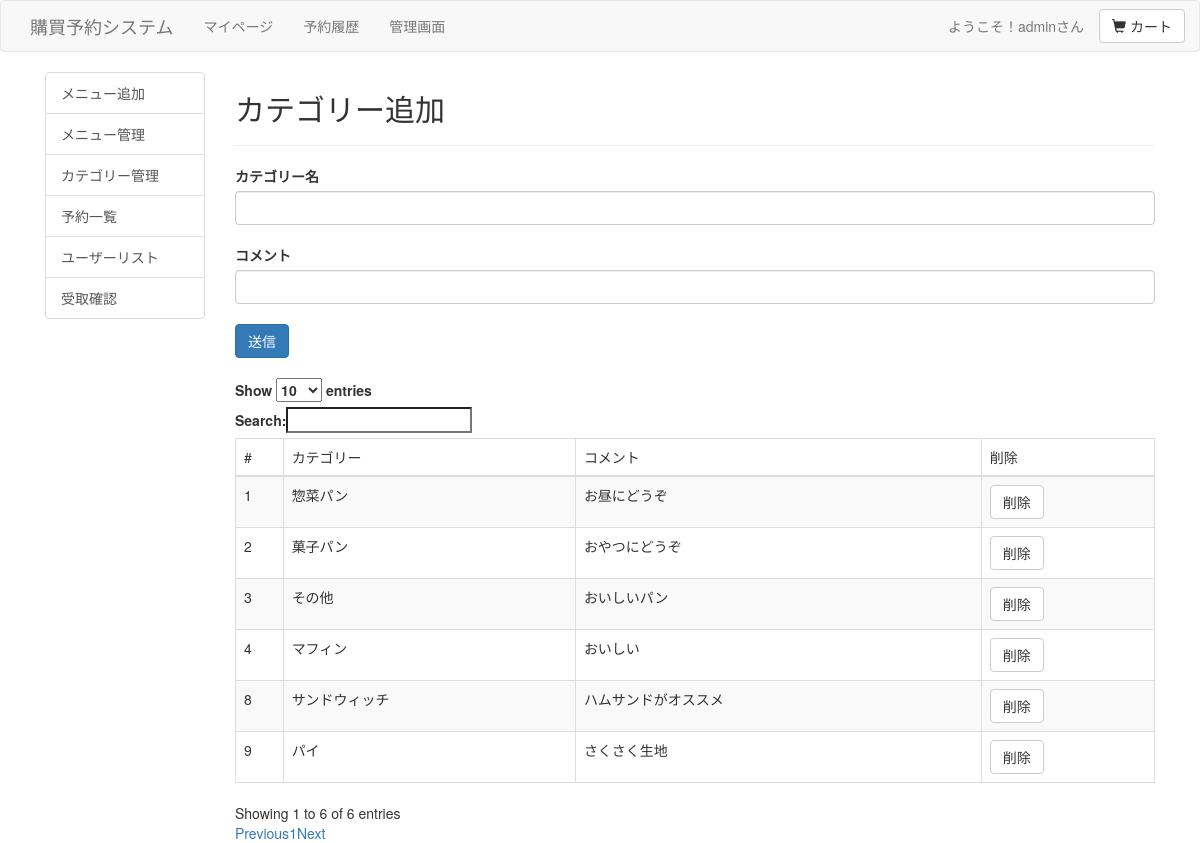
Page /console/category_manage.php (signed in) on the committed database.
### tables this page shows
CREATE TABLE IF NOT EXISTS `category` (
  `id` int(255) NOT NULL AUTO_INCREMENT,
  `name` varchar(255) NOT NULL,
  `comment` varchar(255) NOT NULL,
  PRIMARY KEY (`id`),
  UNIQUE KEY `id` (`id`),
  KEY `id_2` (`id`)
);

### console/category_manage.php (the view, shortened to what this page needs)
<?php
require("../head.php");
require("../connect_db.php");
output("カテゴリー管理ページ");
?>
<form action="category_manager.php" method="post">
<div class="container">
  <?php ConsoleMenu(); ?>
  <div class="col-sm-10">
  <h2>カテゴリー追加</h2>
  <hr>
<div class="form-froup">
  <label>カテゴリー名</br></label>
  <input type="text" name="name" maxlength="100" class="form-control"></br>
</div>
<div class="form-froup">
  <label>コメント</br></label>
  <input type="text" name="comment" maxlength="100" class="form-control"></br>
</div>
  <input class="btn btn-primary" type="submit" name="submit" value="送信">
<table id="category" class="table table-striped table-bordered cellspacing="0"">
<thead><tr><td>#</td><td>カテゴリー</td><td>コメント</td><td>削除</td></tr></thead>
<?php
$query = "SELECT * FROM category";
$result = mysqli_query($link, $query);
while ($row = mysqli_fetch_assoc($result)){
  echo "<tr>";
  echo "<td>".$row["id"]."</td>";
  echo "<td>".$row["name"]."</td>";
  echo "<td>".$row["comment"]."</td>";
  echo "<td><button class=\"btn btn-default\" type='submit' name='del' value='",$row["id"],"'>削除</button></td>";
  echo "</tr>";
};
?>
</div>
</div>

### head.php (shortened to what this page needs)
<?php
function output($title){
      echo <<<EOM
      <!DOCTYPE html>
      <meta charset="utf-8">
      <meta http-equiv="Content-Type" content="text/html; charset=UTF-8">
      <meta name="viewport" content="width=device-width, initial-scale=1">
      <html lang = "ja">
      <head>
        <title> $title </title>
        <link rel="stylesheet" href="//maxcdn.bootstrapcdn.com/bootstrap/3.3.7/css/bootstrap.min.css">
        <link rel="stylesheet" href="https://cdn.datatables.net/1.10.16/css/dataTables.bootstrap.min.css">
        <link rel="stylesheet" href="https://cdn.datatables.net/responsive/2.2.0/css/responsive.bootstrap.min.css">
        <script src="https://ajax.googleapis.com/ajax/libs/jquery/3.2.1/jquery.min.js"></script>
        <script src="https://cdn.datatables.net/1.10.16/js/jquery.dataTables.min.js"></script>
        <script src="https://cdn.datatables.net/1.10.16/js/dataTables.bootstrap.min.js"></script>
        <script src="https://maxcdn.bootstrapcdn.com/bootstrap/3.3.7/js/bootstrap.min.js"></script>
        <script src="https://cdn.datatables.net/responsive/2.2.0/js/dataTables.responsive.min.js"></script>
        <script src="https://cdn.datatables.net/responsive/2.2.0/js/responsive.bootstrap.min.js"></script>
        <script src="https://cdnjs.cloudflare.com/ajax/libs/bootstrap-datepicker/1.7.1/js/bootstrap-datepicker.min.js"></script>
        <script src="https://cdnjs.cloudflare.com/ajax/libs/bootstrap-datepicker/1.7.1/locales/bootstrap-datepicker.ja.min.js"></script>
        <link rel="stylesheet" href="https://cdnjs.cloudflare.com/ajax/libs/bootstrap-datepicker/1.7.1/css/bootstrap-datepicker3.min.css" />
      </head>
    <body>
      <nav class="navbar navbar-default">
        <div class="container">
          <div class="navbar-header">
            <a class="navbar-brand" href="/kobai-sys">購買予約システム</a>
          </div>
          <ul class="nav navbar-nav">
            <li class="active">
EOM;
          if (isset($_SESSION['sid'])){
            echo "<li><a href=\"/kobai-sys/mypage/mypage.php\">マイページ</a></li>";
            echo "<li><a href=\"/kobai-sys/mypage/history.php\">予約履歴</a></li>";
          }else {
            echo "<li><a href=\"/kobai-sys/mypage/login.php\">ログイン</a></li>";
            echo "<li><a href=\"/kobai-sys/mypage/regist_form.php\">新規登録</a></li>";
          }
          echo <<<EOM
            <li><a href="/kobai-sys/console">管理画面</a></li>
          </ul>
          <ul class="nav navbar-nav navbar-right">
EOM;
          if (isset($_SESSION['sid'])){
            echo "<a class=\"btn btn-default navbar-btn\" href=\"/kobai-sys/mypage/cart.php\"><span class=\"glyphicon glyphicon-shopping-cart\" aria-hidden=\"true\"></span> カート</a>";
            echo "<a href=\"/kobai-sys/mypage/mypage.php\"><p class=\"navbar-text\">ようこそ！".$_SESSION['sid']."さん</p></a>";
          }else {
            echo "<li><a href=\"/kobai-sys/mypage/regist_form.php\"><span class=\"glyphicon glyphicon-user\"></span> 登録</a></li>";
            echo "<li><a href=\"/kobai-sys/mypage/login.php\"><span class=\"glyphicon glyphicon-log-in\"></span> ログイン</a></li>";
          }
          echo <<<EOM
          </ul>
        </div>
      </nav>
EOM;
}
function ConsoleMenu(){
echo <<<EOM
<div class="col-sm-2">
  <div class="list-group">
    <a href="menu_add.php" class="list-group-item">メニュー追加</a>
    <a href="menu_change.php" class="list-group-item">メニュー管理</a>
    <a href="category_manage.php" class="list-group-item">カテゴリー管理</a>
    <a href="yoyaku_list.php" class="list-group-item">予約一覧</a>
    <a href="user_list.php" class="list-group-item">ユーザーリスト</a>
    <a href="recive_check.php" class="list-group-item">受取確認</a>
  </div>
</div>
EOM;
}

### rows in the picture
category: id "1", name "惣菜パン", comment "お昼にどうぞ"
category: id "2", name "菓子パン", comment "おやつにどうぞ"
category: id "3", name "その他", comment "おいしいパン"
category: id "4", name "マフィン", comment "おいしい"
category: id "8", name "サンドウィッチ", comment "ハムサンドがオススメ"
category: id "9", name "パイ", comment "さくさく生地"

### other values in the picture
$_SESSION['sid'] "admin"
